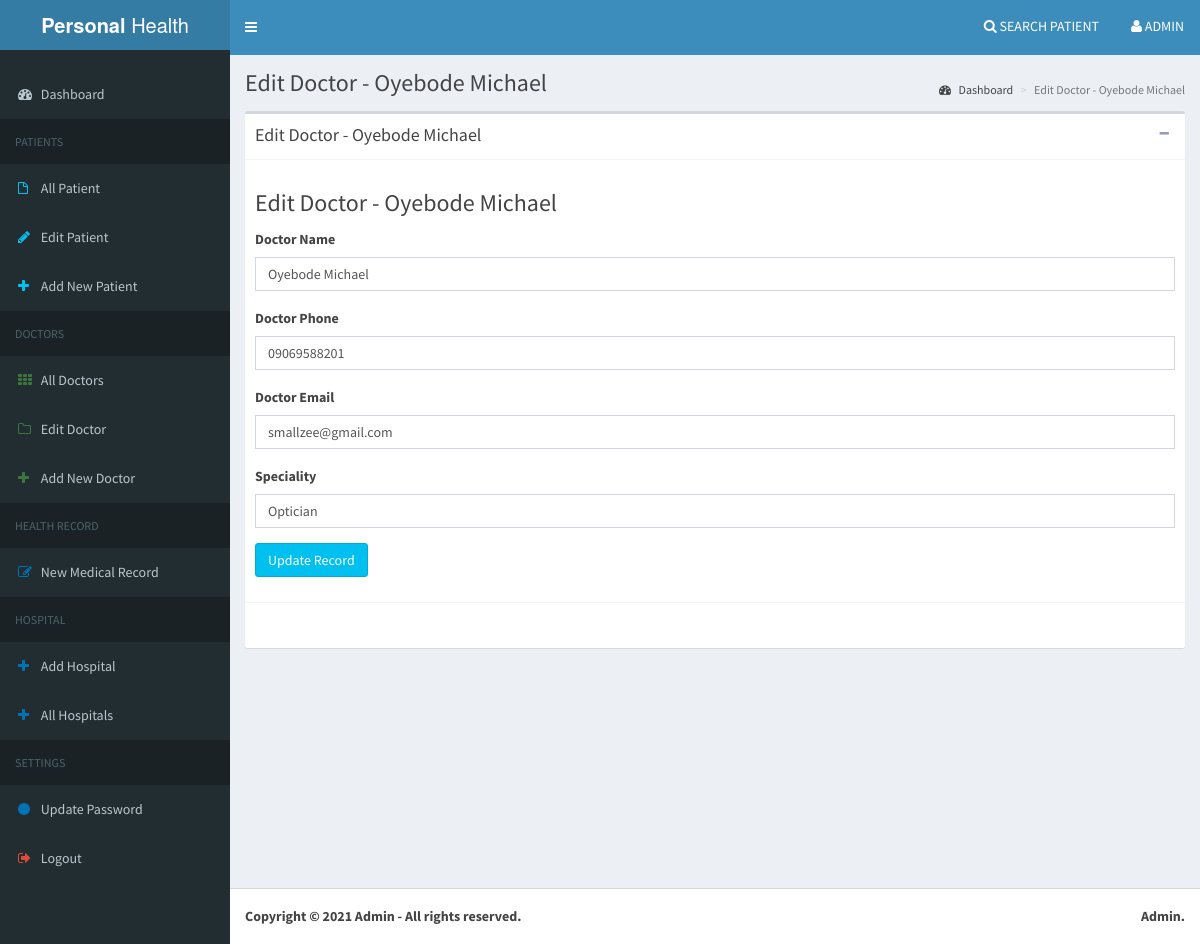
Page /admin/editing_doctors.php?id=1 (signed in) on the committed database.
### tables this page shows
CREATE TABLE `doctor` (
  `id` int(11) NOT NULL,
  `name` varchar(100) NOT NULL,
  `phone` varchar(15) NOT NULL,
  `email` varchar(150) NOT NULL,
  `speciality` varchar(120) NOT NULL,
  `status` int(11) NOT NULL DEFAULT 1,
  `hospital_id` int(11) NOT NULL DEFAULT 0
);

### admin/editing_doctors.php (the view, shortened to what this page needs)
<?php
  require_once 'core/db.php';
  $id = $_GET['id'];
  $sql = $db->query("SELECT * FROM doctor WHERE id = '$id'");
  $rs = $sql->fetch(PDO::FETCH_ASSOC);
  $page_title = "Edit Doctor - ".$rs['name'];
  include_once 'head.php';
  include_once 'menu.php';
?>
  <div class="content-wrapper">
    <section class="content-header">
      <h1>
        <?php echo $page_title; ?>
      </h1>
      <ol class="breadcrumb">
        <li><a href="index.php"><i class="fa fa-dashboard"></i> Dashboard</a></li>
        <li class="active"><?php echo $page_title; ?></li>
      </ol>
    </section>
    <section class="content">
      <div class="box">
        <div class="box-header with-border">
          <h3 class="box-title"><?php echo $page_title; ?></h3>
          <div class="box-tools pull-right">
            <button type="button" class="btn btn-box-tool" data-widget="collapse" data-toggle="tooltip" title="Collapse">
              <i class="fa fa-minus"></i></button>
          </div>
        </div>
        <div class="box-body">
          <h3><?php echo $page_title; ?></h3>
          <form action="" method="post">
            <div class="form-group">
              <label>Doctor Name</label>
              <input type="text" name="name" class="form-control" required="" placeholder="Enter Doctor Name" value="<?php echo $rs['name']; ?>">
            </div>
            <div class="form-group">
              <label>Doctor Phone</label>
              <input type="text" name="phone" class="form-control" required="" placeholder="Enter Doctor Phone Number" value="<?php echo $rs['phone']; ?>">
            </div>
            <div class="form-group">
              <label>Doctor Email</label>
              <input type="email" name="email" class="form-control" required="" placeholder="Enter Doctor Email Address" value="<?php echo $rs['email']; ?>">
            </div>
            <div class="form-group">
              <label>Speciality</label>
              <input type="text" name="speciality" class="form-control" required="" placeholder="Enter Doctor Speciality" value="<?php echo $rs['speciality']; ?>">
            </div>
            <div class="form-group">
              <input type="submit" name="ok" class="btn btn-info" value="Update Record">
            </div>
          </form>
        </div>
        <div class="box-footer">
        </div>
      </div>
    </section>
  </div>
<?php
  include_once 'foot.php';
?>

### admin/css/style.css (style rules this page uses)
body { font-family: 'Open Sans', sans-serif; font-weight: 400; font-size: 14px; line-height: 25px; color: #444; }
body a { transition:0.5s all; -webkit-transition:0.5s all; -moz-transition:0.5s all; -o-transition:0.5s all; -ms-transition:0.5s all; }

### rows in the picture
doctor: name "Edit Doctor - Oyebode Michael", name "Oyebode Michael", phone "09069588201", email "smallzee@gmail.com", speciality "Optician"

### other values in the picture
$admin_name "ADMIN"
